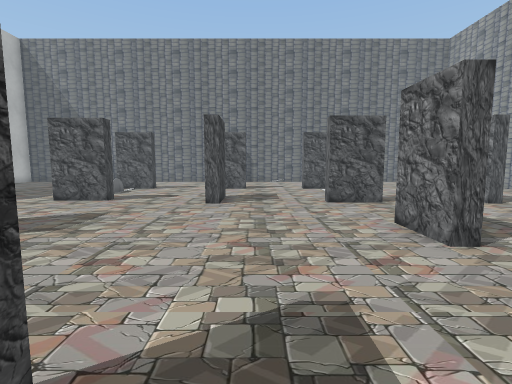
View 1 (above)

17 first-person views from a walk through a Unity game level. The camera is 1.4 m above the floor, tilts 6° down and sees 85° across. The floor is counted in squares, 1 m on a side. Each view is taken from the middle of a square. On the plan, view 1 faces up. The plan holds only what a view shows up to about 14 squares ahead; the rest is blank. The player is left out. Some surface patterns are stand-ins.

View 2
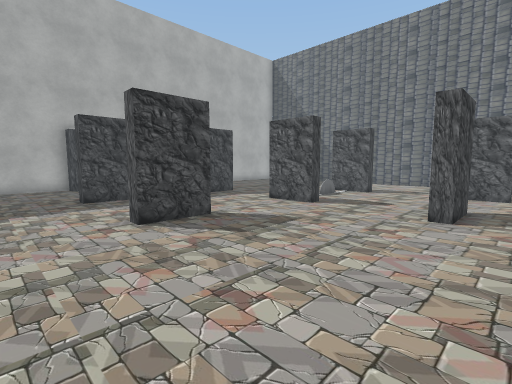

View 3
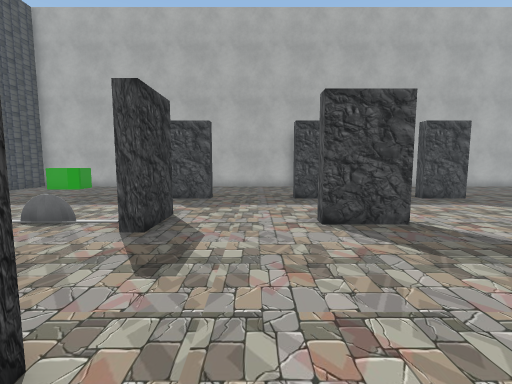

View 4
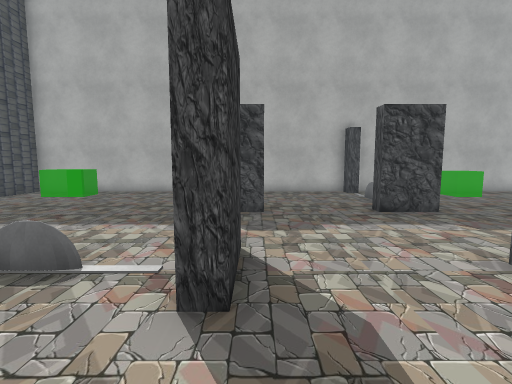

View 5
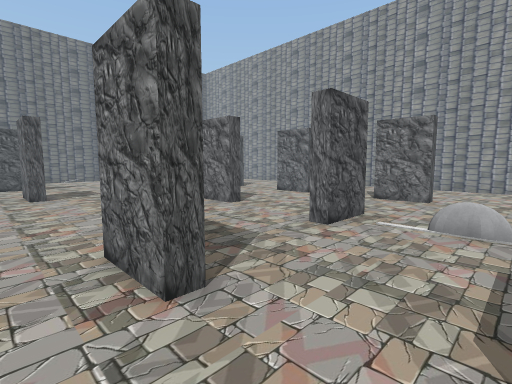

View 6
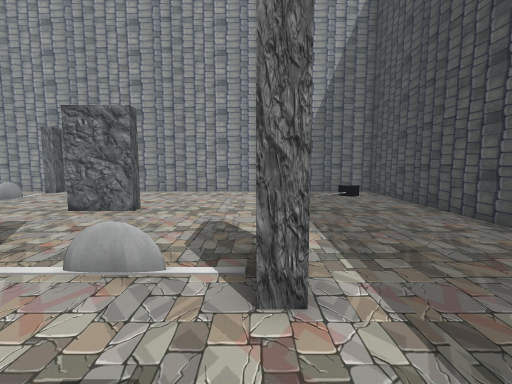

View 7
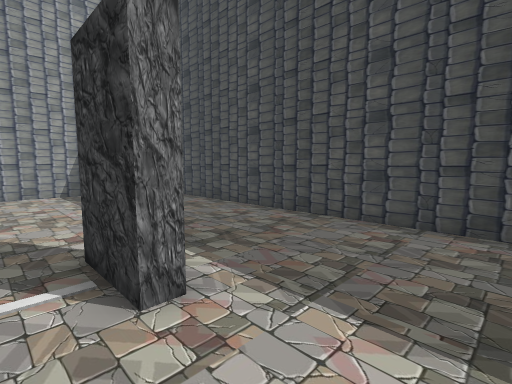

View 8
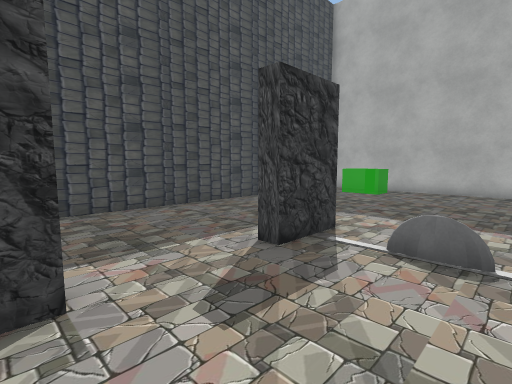

View 9
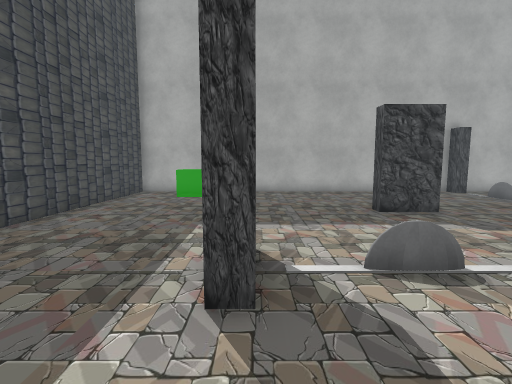

View 10
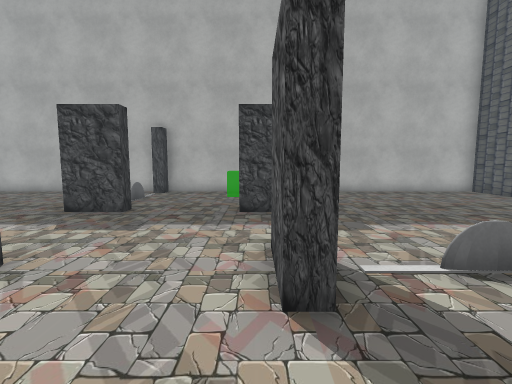

View 11
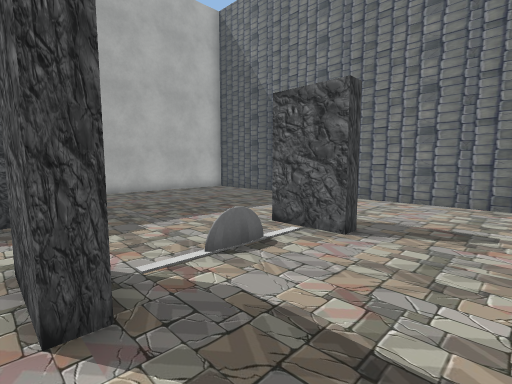

View 12
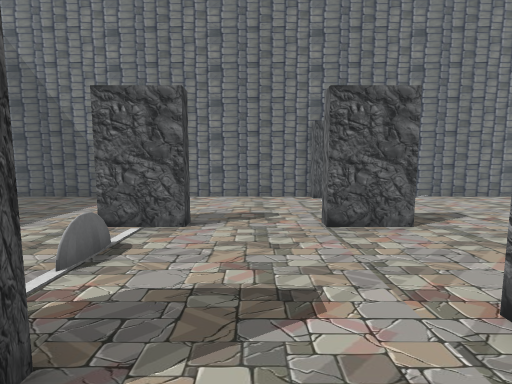

View 13
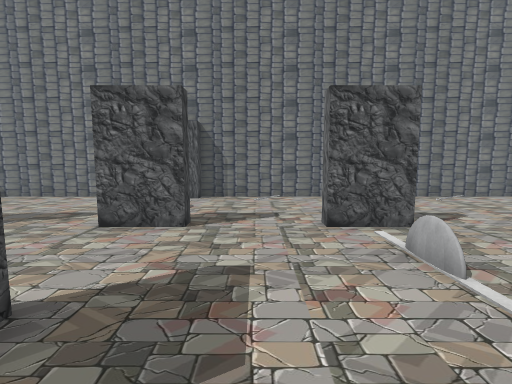

View 14
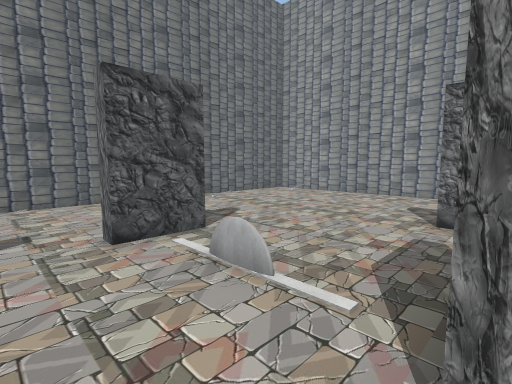

View 15
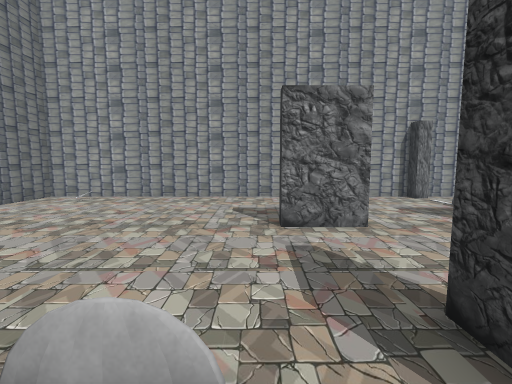

View 16
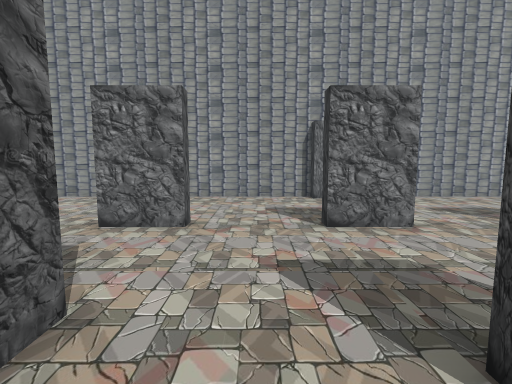

View 17
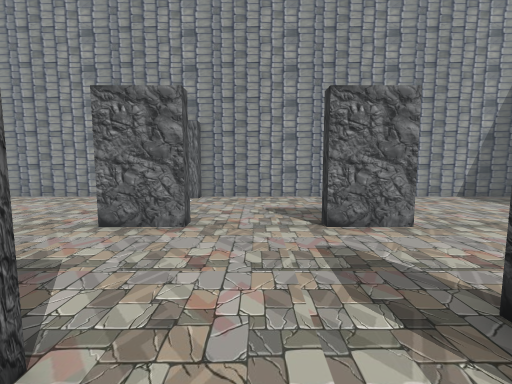

### Floor plan
Points are (right, up) in squares from view 1. A wall is a line through its corners. A room is listed if a view was taken in it or the views show most of it. See-through windows are left out.
Room 1 (views 1, 2, 3, 4, 12, 13, 16, 17)
walls: (-6.2, 6.6) (-6.2, 4.5) (-6.8, 4.5); (-1.3, 9.5) (-1.7, 9.5); (-7.5, 0.8) (-5.5, 0.8) (-5.5, 0.3); (-5.5, 10.3) (-7.5, 10.3); (-1.7, -0.5) (-1.7, 1.5); (3.3, 4.5) (3.3, 6.5); (-11.4, 6.2) (-10.9, 6.2) (-10.9, 4.5) (-11.4, 4.5); (2.6, 0.2) (2.6, 0.8); (-10.9, 9.5) (-11.4, 9.5); (-11.4, 1.2) (-10.9, 1.2) (-10.9, -0.5)
ways out: opening at (-4.5, 4.7) to room 2
Room 2 (views 5, 6, 7, 8, 9, 10, 11, 14, 15)
walls: (3.9, 4.5) (3.3, 4.5); (4.5, 0.2) (2.6, 0.2); (-1.2, -0.5) (-1.7, -0.5); (4.5, 9.7) (2.6, 9.7) (2.6, 10.3); (3.7, 10.2) (4.5, 10.2); (8.5, 4.5) (8, 4.5) (8, 6.4) (8.5, 6.4); (-1.7, 9.5) (-1.7, 11.5); (8.5, -0.5) (8, -0.5) (8, 1.5) (8.5, 1.5); (-1.3, 11.5) (-1.3, 9.5); (2.6, -4.5) (2.6, -4) (4.5, -4); (8.6, 9.5) (8, 9.5) (8, 11.4) (8.5, 11.4); (-2.6, -4) (-2, -4); (-5.5, 10.9) (-5.5, 10.3); (4.5, 15) (2.6, 15) (2.6, 15.5); (-0.5, 15.5) (-0.5, 15) (-2.4, 15) (-2.4, 15.5); (-7.5, -4) (-5.5, -4) (-5.5, -4.5); (0.1, -9.5) (13.5, -9.5) (13.5, 5.3) (12.9, 5.3) (12.9, 5.7) (13.5, 5.7) (13.5, 20.5) (-1.3, 20.5) (-1.3, 19.9) (-1.7, 19.9) (-1.7, 20.5) (-16.5, 20.5) (-16.5, 5.7) (-15.9, 5.7) (-15.9, 5.3) (-16.5, 5.3) (-16.5, -9.5) (-3.4, -9.5); (-10.9, -0.5) (-11.4, -0.5); (-5.5, 15.5) (-5.5, 15) (-7.5, 15); (-10.9, 11.2) (-10.9, 9.5)
ways out: opening at (-4.5, 4.7) to room 1
objects: other object (-14, 5); other object (-7, -2); other object (-7, 13); other object (3, -2); other object (3, 13); other object (11, 5)

Where each view was taken, in squares from view 1:
view 1: 0 up, 0 right, facing up
view 2: 2 up, 0 right, facing up-left
view 3: 3 up, 0 right, facing left
view 4: 1 up, 3 left, facing left
view 5: 3 down, 3 left, facing up-right
view 6: 4 down, 0 right, facing right
view 7: 3 down, 0 right, facing down-right
view 8: 1 down, 2 left, facing down-left
view 9: 4 down, 3 left, facing left
view 10: 10 up, 3 left, facing left
view 11: 10 up, 3 left, facing up-left
view 12: 9 up, 4 left, facing up
view 13: 9 up, 1 right, facing up
view 14: 10 up, 1 right, facing up-right
view 15: 12 up, 2 right, facing right
view 16: 8 up, 2 right, facing right
view 17: 3 up, 2 right, facing right
